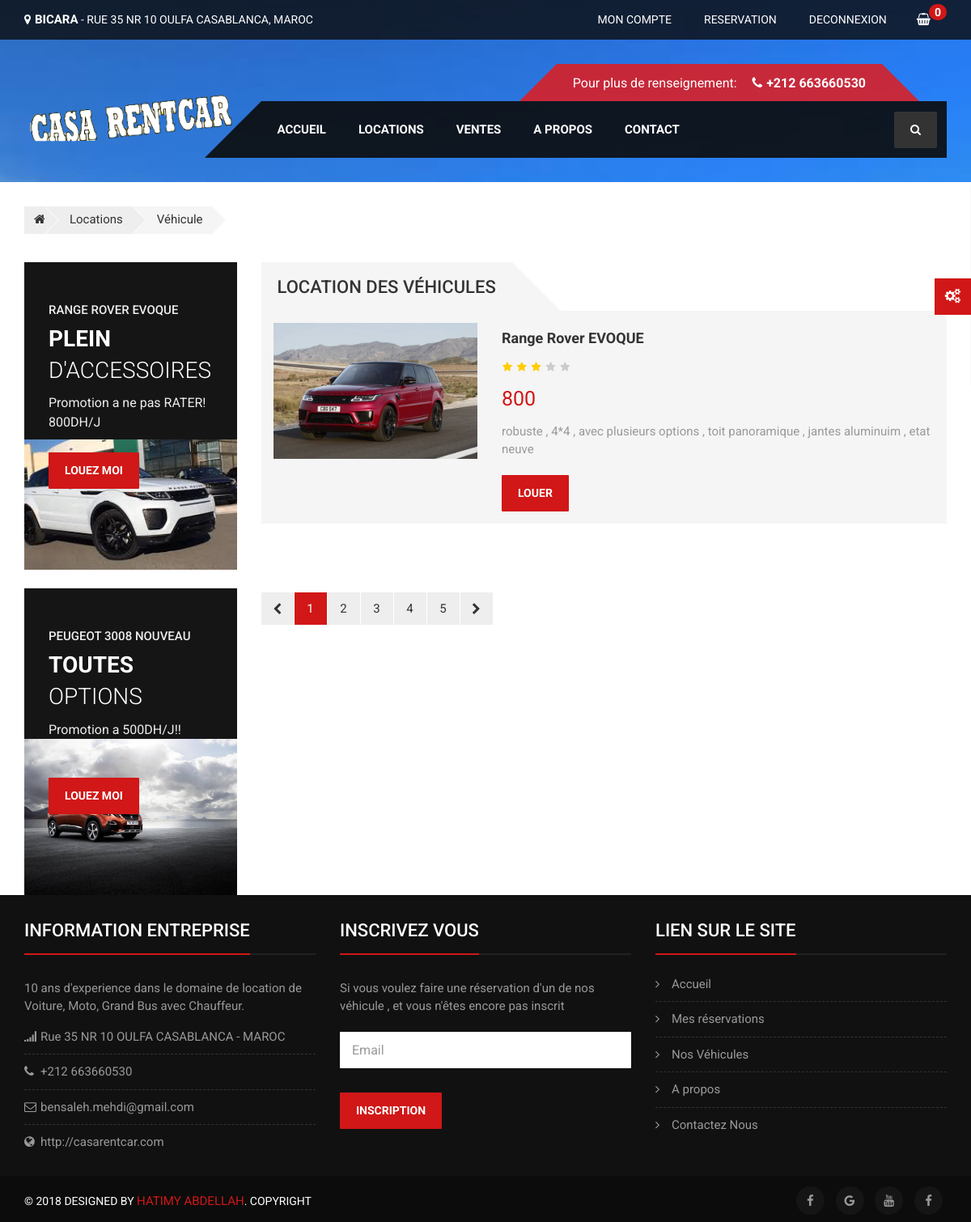
/affichvehicule.php, run on the app's committed database.
### tables this page shows
CREATE TABLE IF NOT EXISTS `voiture` (
  `idVehicule` int(11) NOT NULL AUTO_INCREMENT,
  `TitleVoiture` varchar(255) DEFAULT NULL,
  `DescriptionVoiture` varchar(255) DEFAULT NULL,
  `MarqueVehicule` varchar(255) DEFAULT NULL,
  `ModeleVehicule` varchar(255) DEFAULT NULL,
  `CouleurVehicule` varchar(255) DEFAULT NULL,
  `CarburantVehicule` varchar(255) DEFAULT NULL,
  `EtatVehicule` varchar(255) DEFAULT NULL,
  `CategorieVehicule` varchar(255) DEFAULT NULL,
  `idCaracteristique` int(11) NOT NULL,
  `images1` varchar(100) DEFAULT NULL,
  `images2` varchar(100) DEFAULT NULL,
  `images3` varchar(100) DEFAULT NULL,
  `prix` varchar(100) DEFAULT NULL,
  `AnneeVehicule` varchar(100) DEFAULT NULL,
  `Boite` varchar(100) DEFAULT NULL,
  `Options` text NOT NULL,
  PRIMARY KEY (`idVehicule`),
  KEY `FK_Voiture_idCaracteristique` (`idCaracteristique`)
);

### affichvehicule.php (the view, shortened to what this page needs)
<?php
  include 'header1.php';
  ?>
		<div id="wrap-body" class="p-t-lg-30">
			<div class="container">
				<div class="wrap-body-inner">
					<div class="hidden-xs">
						<div class="row">
							<div class="col-lg-6">
								<ul class="ht-breadcrumb pull-left">
									<li class="home-act"><a href="#"><i class="fa fa-home"></i></a></li>
									<li class="home-act"><a href="#">Locations</a></li>
									<li class="active">Véhicule</li>
								</ul>
							</div>
						</div>
					</div>
					<section class="block-product m-t-lg-30 m-t-xs-0">
						<div class="row">
							<div class="col-sm-4 col-md-4 col-lg-3">
								<div class="banner-item banner-bg-4 banner-1x color-inher">
									<h5>Range Rover EVOQUE</h5>
									<h3 class="f-weight-300"><strong>Plein</strong> d'Accessoires</h3>
									<p>Promotion a ne pas RATER! 800DH/J</p>
									<a href="#" class="ht-btn ht-btn-default">Louez Moi</a>
								</div>
								<br>
								<div class="banner-item banner-bg-36 banner-1x color-inher">
									<h5>Peugeot 3008 Nouveau</h5>
									<h3 class="f-weight-300"><strong>Toutes</strong> Options</h3>
									<p>Promotion a 500DH/J!!</p><br>
									<a href="#" class="ht-btn ht-btn-default">Louez Moi</a>
								</div>
							</div>
							<div class="col-sm-8 col-md-8 col-lg-9">
								<div class="product product-list">
								  	<div class="heading heading-2 m-b-lg-0">
										<h3 class="p-l-lg-20">Location des Véhicules</h3>
									</div>
									<?php
$db_name="locationvoiture";
	$db_pass="";
	$db_user="root";
	$db_host="localhost";
	$bdd = new PDO("mysql:host=$db_host;dbname=$db_name;charset=utf8",$db_user, $db_pass);
function affichvehicule($bdd){
$req=$bdd->prepare('select * from voiture');
$req->execute();
return $req;
}
$var=affichvehicule($bdd);
foreach ($var as $key){
	$i=$key['TitleVoiture'];
	$d=$key['DescriptionVoiture'];
	$m=$key['prix'];
	?>
									<div class="product-item hover-img">
										<div class="row">
						<?php
											echo "<div class='col-sm-6 col-md-5 col-lg-4'>";
      	echo " <a href='car_detail.php?idvehi=".$key['idVehicule']."' class='product-img'><img src='images/".$key['images1']."' >";
      echo "</div>";
	  ?>
											<div class="col-sm-6 col-md-7 col-lg-8 static-position">
												<div class="product-caption">
													<h4 class="product-name"><a href=""car_detail.php?idvehi=<?php echo $key['idVehicule'];?>""><?php echo $i; ?></a></h4>
													<ul class="rating">
														<li class="active"><i class="fa fa-star"></i></li>
														<li class="active"><i class="fa fa-star"></i></li>
														<li class="active"><i class="fa fa-star"></i></li>
														<li><i class="fa fa-star"></i></li>
														<li><i class="fa fa-star"></i></li>
													</ul>
													<div class="product-price-group">
														<span class="product-price"><?php echo $m; ?></span>
													</div>
													<p class="product-txt"><?php echo $d; ?></p>
													<a href="car_detail.php?idvehi=<?php echo $key['idVehicule'];?>" class="ht-btn ht-btn-default">Louer</a>
												</div>
											</div>
										</div>
									</div>
  <?php
}
?>
								<br><br>
								<nav aria-label="Page navigation">
									<ul class="pagination ht-pagination">
										<li>
											<a href="#" aria-label="Previous">
													<span aria-hidden="true"><i class="fa fa-chevron-left"></i></span>
												</a>
										</li>
										<li class="active"><a href="#">1</a></li>
										<li><a href="#">2</a></li>
										<li><a href="#">3</a></li>
										<li><a href="#">4</a></li>
										<li><a href="#">5</a></li>
										<li>
											<a href="#" aria-label="Next">
													<span aria-hidden="true"><i class="fa fa-chevron-right"></i></span>
												</a>
										</li>
									</ul>
								</nav>
							</div>
						</div>
					</section>
				</div>
			</div>
		</div>
		<?php
		include 'footer.php';
		?>
</body>
</html>

### css/padd-mr.css (style rules this page uses)
.m-t-lg-30 { margin-top: 30px !important; }
.m-b-lg-0 { margin-bottom: 0px !important; }
.p-t-lg-30 { padding-top: 30px !important; }
.p-l-lg-20 { padding-left: 20px !important; }

### css/light-version.css (style rules this page uses)
* { color: #333; }
a, a:hover { text-decoration: none; color: #333; }
p { color: #555; }
#wrap-body, .wrap-body-inner { background: #fff; }
.color-inher { color: #fff; }
.heading { background: #f5f5f5; }
.heading h3 { background: #fff; }
.heading h3::after { border-left-color: #fff; border-bottom-color: #fff; }
.category .heading, .heading-2 { background: #fff; }
.category .heading h3::after, .heading-2 h3::after { border-left-color: #f5f5f5; border-bottom-color: #f5f5f5; }
.category .heading h3, .product>.heading-2 h3, .category ul li a { background: #f5f5f5; color: #333; border-left-color: #eee; }
.product-item { background: #fafafa; border: 10px solid #f5f5f5; }
.product-list .product-item { padding: 15px; background: #f5f5f5; }
.product-item .product-caption .product-name { color: #333; }
.product-item .product-caption .product-price { color: #d11717; }
.product-item .product-caption .product-txt { color: #999; }
ul.ht-pagination li a { background: #eee; color: #333; }
ul.ht-pagination li.active a, ul.ht-pagination li.active a:hover, ul.ht-pagination li a:hover, ul.ht-pagination li a:focus, ul.ht-pagination li a:active, ul.ht-pagination li a:hover span i { background: #d11717; color: #fff; }
.ht-breadcrumb li { background: #eee; color: #333; }
.ht-breadcrumb li::after { border-left-color: #eee; }
.ht-breadcrumb li::before { border-left-color: #fff; }
.ht-breadcrumb li:last-child, .ht-breadcrumb li:hover { background: #f5f5f5; }
.ht-breadcrumb li:last-child::after, .ht-breadcrumb li:hover::after { border-left-color: #f5f5f5; }
.ht-breadcrumb li a { color: #333; }
ul.rating>li i { color: #ccc; }
ul.rating>li.active i, ul.rating>li i:hover { color: #ffcc00; }

### data on the page
voiture: images1 (picture), TitleVoiture "Range Rover EVOQUE", prix "800", DescriptionVoiture "robuste , 4*4 , avec plusieurs options , toit panoramique , jantes aluminuim , etat neuve"
